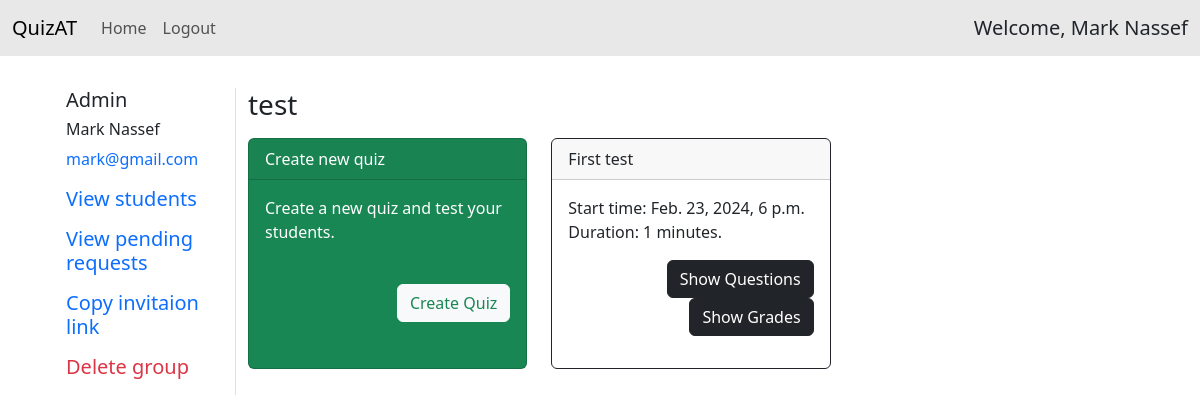
The page /groups/3/ (signed in) on the database as committed earlier.
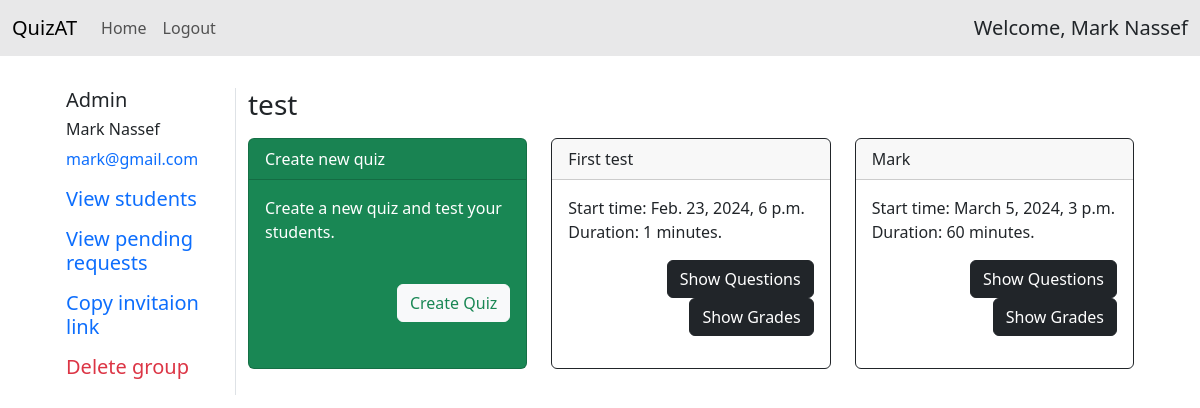
The same page on the database as committed later.
### quizzes/models.py (models this page shows, shortened)
class Quiz(models.Model):
    title = models.CharField(max_length=255, default='--')
    start_time = models.DateTimeField(default=timezone.now)
    duration = models.DurationField()
    group = models.ForeignKey(Group, on_delete=models.CASCADE, default=None)
    def get_duration_in_minutes(self) -> int:
        return self.duration.seconds // 60

### groups/views.py (the view)
# urls.py: path('<int:pk>/', views.GroupDetailView.as_view(), name="group"),
class GroupDetailView(LoginRequiredMixin, DetailView):
    model = Group
    template_name = 'groups/detail.html'
    def get_context_data(self, **kwargs):
        context =  super().get_context_data(**kwargs)
        context["now"] = datetime.datetime.now()
        return context
    def get(self, request, *args, **kwargs):
        if request.user == self.get_object().admin or self.get_object().members.contains(request.user):
            return super().get(request, *args, **kwargs)
        return HttpResponse("You are not allowed to view this group.", status=401)

### groups/templates/groups/detail.html (shortened to what this page needs)
{% extends "base.html" %}
{% block content %}
<div class="row">
    <div class="col-2 border-end">
        <div class="mb-3">
            <h3 class="display-4 fs-5">Admin</h3>
            <h3 class="display-4 fs-6">{{group.admin.full_name}}</h3>
            <a class="display-4 fs-6 text-decoration-none" href="mailto:{{group.admin.email}}">{{group.admin.email}}</a>
        </div>
        {% if user == group.admin %}
        <div class="mb-3">
            <a class="text-decoration-none" id="view-students" data-bs-toggle="modal" data-bs-target="#membersModal" href="#">
                <h3 class="display-4 fs-5">View students</h3>
            </a>
        </div>
        <div class="mb-3">
            <a class="text-decoration-none" id="view-pending-requests" data-bs-toggle="modal" data-bs-target="#PendingRequestsModal" href="#">
                <h3 class="display-4 fs-5">View pending requests</h3>
            </a>
        </div>
        {% endif %}
        <div class="mb-3">
            <a class="text-decoration-none" data-bs-toggle="modal" data-bs-target="#CopyLinkModal" href="#">
                <h3 class="display-4 fs-5">Copy invitaion link</h3>
            </a>
        </div>
        {% if user == group.admin %}
        <div class="mb-3">
            <a class="text-decoration-none text-danger" data-bs-toggle="modal" data-bs-target="#deleteModal" href="#">
                <h3 class="display-4 fs-5">Delete group</h3>
            </a>
        </div>
        {% endif %}
    </div>
    <div class="col-10">
        <h1 class="display-4 fs-3 mb-3">{{group.name}}</h1>
        <div class="row row-cols-1 row-cols-md-3 g-4">
            <div class="col">
                <div class="card text-bg-success mb-3 h-100">
                    <div class="card-header">Create new quiz</div>
                    <div class="card-body">
                        <p class="card-text">Create a new quiz and test your students.</p>
                        <br>
                        <div class="text-end">
                            <a href="{% url "quizzes:QuizCreateView" group.id %}" class="btn btn-light text-success">Create Quiz</a>
                        </div>
                    </div>
                </div>
            </div>
            {% for quiz in group.quiz_set.all %}
            <div class="col">
                <div class="card border-dark mb-3 h-100">
                    <div class="card-header">{{quiz.title}}</div>
                    <div class="card-body">
                        <p class="card-text">Start time: {{quiz.start_time}}<br> Duration: {{quiz.get_duration_in_minutes}} minutes.</p>
                        <div class="text-end">
                            {% if quiz.group.admin != user %}
                                {% if quiz.start_time|date:"Y-m-d H:i:s" < now|date:"Y-m-d H:i:s" %}
                                    <a href="{% url "quizzes:QuizDetailView" quiz.id %}" class="btn btn-dark">Start Quiz</a>
                                {% endif %}
                            {% else %}
                                <a href="{% url "quizzes:ShowQuestions" quiz.id %}" class="btn btn-dark">Show Questions</a>
                                <a href="{% url "quizzes:ShowGrades" quiz.id %}" class="btn btn-dark">Show Grades</a>
                            {% endif %}
                            </div>
                    </div>
                </div>
            </div>
            {% endfor %}
        </div>
    </div>
</div>
{% endblock content %}

Rows that differ between the two databases and show on the page:
added Quiz: title "Mark", start_time "March 5, 2024, 3 p.m.", get_duration_in_minutes "60", shows "Show Questions"
